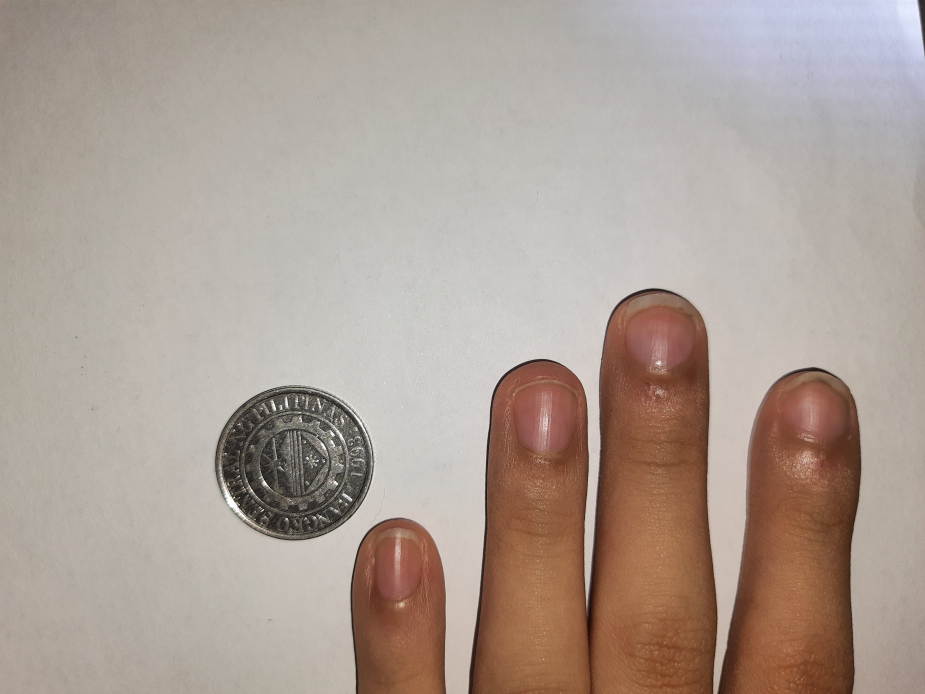
#> input picture _Imgs/20231008_102721.jpg, 4624 x 3468 px (shown at 1/5 size)
$ python NailDetection.py   (older library calls are emulated)
#> lines starting #> are read from the running program, lines starting #| are printed output that depends on the picture; after the words box and inside, x2 and y2 are one past the last pixel; in counts of white or black regions, pixels touching at a corner belong together
### maskSettings.py
from numpy import array
from imutils import resize


PINK_MIN = array([0, 33, 123])
PINK_MAX = array([7, 139, 255])
NAILWHITE_MIN = array([8, 64, 124])
NAILWHITE_MAX = array([16, 113, 156])
BG_MIN = array([8, 0, 158])
BG_MAX = array([179, 255, 255])
referenceSize =  23 #if 23mm new 1 peso coin

def resizeImage(image):
    return resize(image,height=600)


'''
    ------
    #new data set new mask ##########CURRENTLY USING THIS MASK
    COIN_MIN = np.array([9, 5, 0])
    COIN_MAX = np.array([23, 82, 175])
    COINHIGH_MIN = np.array([3, 17, 17])
    COINHIGH_MAX = np.array([25, 126, 75])

    PINK_MIN = np.array([0, 33, 123])
    PINK_MAX = np.array([7, 139, 255])
    NAILWHITE_MIN = np.array([8, 64, 124])
    NAILWHITE_MAX = np.array([16, 113, 156])

    BG_MIN = np.array([8, 0, 158])
    BG_MAX = np.array([179, 255, 255])

    WORKING kinda:
    ./_Imgs/20231008_102721.jpg
    ./_Imgs/20231008_102543.jpg
    ./_Imgs/20231008_102516.jpg
    ./_Imgs/20231008_102440.jpg

    got only one nail:
    ./_Imgs/20231008_102117.jpg
    ./_Imgs/20231008_102238.jpg

    ./_img-colormatched/20231007_143437.jpg
    ./_img-colormatched/20231007_155732.jpg - only 1 finger
    ./_img-colormatched/20231007_160355.jpg - only 2 fingers
    ./_img-colormatched/20231007_160450.jpg - scuffed

    ./_img-colormatchedv2/20231007_143437.jpg - coin not that accurate
    ./_img-colormatchedv2/20231007_142624.jpg - maybe but sideways
    ./_img-colormatchedv2/20231007_140959.jpg - bit wide
    ./_img-colormatchedv2/20231007_140959.jpg - bit big
    everything else doesnt seem to work
'''

'''
```
------
    #new data set new mask
    COIN_MIN = np.array([9, 5, 0])
    COIN_MAX = np.array([23, 82, 175])
    COINHIGH_MIN = np.array([3, 17, 17])
    COINHIGH_MAX = np.array([25, 126, 75])

    PINK_MIN = np.array([0, 33, 123])
    PINK_MAX = np.array([7, 139, 255])
    NAILWHITE_MIN = np.array([8, 64, 124])
    NAILWHITE_MAX = np.array([16, 113, 156])

    BG_MIN = np.array([8, 0, 158])
    BG_MAX = np.array([179, 255, 255])

    WORKING kinda:
    ./_Imgs/20231008_102721.jpg
    ./_Imgs/20231008_102543.jpg
    ./_Imgs/20231008_102516.jpg
    ./_Imgs/20231008_102440.jpg

    got only one nail:
    ./_Imgs/20231008_102117.jpg
    ./_Imgs/20231008_102238.jpg

    everything else doesnt seem to work


    ------
    #new data set new mask
    COIN_MIN = np.array([9, 5, 0])
    COIN_MAX = np.array([23, 82, 175])
    COINHIGH_MIN = np.array([3, 17, 17])
    COINHIGH_MAX = np.array([25, 126, 75])

    #Nail only mask
    PINK_MIN = np.array([140, 23, 126])
    PINK_MAX = np.array([174, 255, 248])
    NAILWHITE_MIN= np.array([127, 7, 39])
    NAILWHITE_MAX= np.array([170, 25, 199])

    BG_MIN = np.array([0, 0, 141])
    BG_MAX = np.array([143, 255, 255])

    WORKING
    ./_Imgs/20231008_102117.jpg
    ./_Imgs/20231008_102238.jpg #just one nail
    EVERYTHING DOESNT WORK i gave up

    ------
    # [14 lines of commented-out code are left out]

    WORKING:
    ./_Images-standard/20231007_160450.jpg
    ./_Images-standard/20231007_160446.jpg - is this not the same image wat
    ./_Images-standard/20231007_160355.jpg
    ./_Images-standard/20231007_155811.jpg - one pathetic nail
    ./_Images/20231007_155732.jpg - one nail only (scuffed with others)
    ./_Images-standard/20231007_144453.jpg - can detect that its a finger not a nail (GOOD)
```
'''

'''
------
    #new data set new mask
    COIN_MIN = np.array([9, 5, 0])
    COIN_MAX = np.array([23, 82, 175])
    COINHIGH_MIN = np.array([3, 17, 17])
    COINHIGH_MAX = np.array([25, 126, 75])

    PINK_MIN = np.array([0, 33, 123])
    PINK_MAX = np.array([7, 139, 255])
    NAILWHITE_MIN = np.array([8, 64, 124])
    NAILWHITE_MAX = np.array([16, 113, 156])

    BG_MIN = np.array([8, 0, 158])
    BG_MAX = np.array([179, 255, 255])

    WORKING kinda:
    ./_Imgs/20231008_102721.jpg
    ./_Imgs/20231008_102543.jpg
    ./_Imgs/20231008_102516.jpg
    ./_Imgs/20231008_102440.jpg

    got only one nail:
    ./_Imgs/20231008_102117.jpg
    ./_Imgs/20231008_102238.jpg

    everything else doesnt seem to work


    ------
    #new data set new mask
    COIN_MIN = np.array([9, 5, 0])
    COIN_MAX = np.array([23, 82, 175])
    COINHIGH_MIN = np.array([3, 17, 17])
    COINHIGH_MAX = np.array([25, 126, 75])

    #Nail only mask
    PINK_MIN = np.array([140, 23, 126])
    PINK_MAX = np.array([174, 255, 248])
    NAILWHITE_MIN= np.array([127, 7, 39])
    NAILWHITE_MAX= np.array([170, 25, 199])

    BG_MIN = np.array([0, 0, 141])
    BG_MAX = np.array([143, 255, 255])

    WORKING
    ./_Imgs/20231008_102117.jpg
    ./_Imgs/20231008_102238.jpg #just one nail
    EVERYTHING DOESNT WORK i gave up

    ------
    # [14 lines of commented-out code are left out]

    WORKING:
    ./_Images-standard/20231007_160450.jpg
    ./_Images-standard/20231007_160446.jpg - is this not the same image wat
    ./_Images-standard/20231007_160355.jpg
    ./_Images-standard/20231007_155811.jpg - one pathetic nail
    ./_Images/20231007_155732.jpg - one nail only (scuffed with others)
    ./_Images-standard/20231007_144453.jpg - can detect that its a finger not a nail (GOOD)
```
'''

### Detection/blobDetection.py

from cv2 import SimpleBlobDetector_Params
from cv2 import SimpleBlobDetector_create
def getBlob(width, height, mask):
    #BLOB DETECTION
    params = SimpleBlobDetector_Params()
    params.filterByArea = True     #filter the image based on area
    params.minArea = int(height* width/500)   #minimum area to be detected
    params.maxArea = int((height * width))   #max area to be detected
    params.filterByCircularity = True
    params.minCircularity = 0.1   #filter the image by its circularity set on mincircularity
    params.filterByConvexity = True
    params.minConvexity = 0.2 #filter the image by its convexity set on minconvexity
    params.filterByInertia = True
    params.minInertiaRatio = 0.19  #fitler the image by its elongation set on min inertia

    detector = SimpleBlobDetector_create(params)
    key_points = detector.detect(255-mask)
    return key_points

### Detection/coinDetection.py
from scipy.spatial import distance as dist
from imutils import perspective
from imutils import contours
import numpy as np
import imutils
import cv2
from Utils.sizeComputation import *


def getCoinContour(img, width, height):
    # Convert to HSV format and color threshold
    gray = cv2.cvtColor(img, cv2.COLOR_BGR2GRAY)

    #included with edge
    # Apply blur technique
    gray = cv2.medianBlur(gray, 11)
    edged = cv2.Canny(gray, 0, 255)
    #eroded = cv2.erode(edged, None, iterations=4) #eroding loses the object
    dilated = cv2.dilate(edged, None, iterations=5)

    # Get the contours from your thresholded image
    (contour, hier) = cv2.findContours(dilated.copy(), cv2.RETR_LIST, cv2.CHAIN_APPROX_SIMPLE)

    (cnts, _) = contours.sort_contours(contour)

    for c in cnts:
        x,y,w,h = cv2.boundingRect(c)
        # test if contour touches border of image
        if x == 0 or y == 0 or x+w == width or y+h == height:
            print("found contour on border")
            continue

        return c


def drawCoin(orig, c, referenceSize):
    pixelsPerMetric = None

    box = cv2.minAreaRect(c)
    box = cv2.cv.BoxPoints(box) if imutils.is_cv2() else cv2.boxPoints(box)
    box = np.array(box, dtype="int")

    # order the points in the contour; tl, tr, br, bl order, then draw the outline of the rotated bounding box
    box = perspective.order_points(box)
    cv2.drawContours(orig, [box.astype("int")], -1, (0, 255, 0), 2)

    # loop over the original points and draw them
    for (x, y) in box:
        cv2.circle(orig, (int(x), int(y)), 5, (0, 0, 255), -1)

    # unpack the ordered bounding box, then compute the midpoint
    (tl, tr, br, bl) = box
    (tltrX, tltrY) = midpoint(tl, tr)
    (blbrX, blbrY) = midpoint(bl, br)
    (tlblX, tlblY) = midpoint(tl, bl)
    (trbrX, trbrY) = midpoint(tr, br)

    # draw the midpoints on the image
    cv2.circle(orig, (int(tltrX), int(tltrY)), 3, (255, 0, 0), -1)
    cv2.circle(orig, (int(blbrX), int(blbrY)), 3, (255, 0, 0), -1)
    cv2.circle(orig, (int(tlblX), int(tlblY)), 3, (255, 0, 0), -1)
    cv2.circle(orig, (int(trbrX), int(trbrY)), 3, (255, 0, 0), -1)

    # draw lines between the midpoints
    cv2.line(orig, (int(tltrX), int(tltrY)), (int(blbrX), int(blbrY)), (255, 0, 255), 2)
    cv2.line(orig, (int(tlblX), int(tlblY)), (int(trbrX), int(trbrY)), (255, 0, 255), 2)

    # compute the Euclidean distance between the midpoints
    distA = dist.euclidean((tltrX, tltrY), (blbrX, blbrY))
    distB = dist.euclidean((tlblX, tlblY), (trbrX, trbrY))

    # compute pixel per metric in inches (to update change)
    # (in this case, inches)
    if pixelsPerMetric is None:
        pixelsPerMetric = distB / referenceSize

    # compute the dimensions of the object
    dimA = distA / pixelsPerMetric
    dimB = distB / pixelsPerMetric

    print("Length: {:.2f}mm".format(dimA))
    print("Width: {:.2f}mm".format(dimB))

    # draw the object sizes on the image
    cv2.putText(orig, "{:.1f}mm".format(dimA), (int(tltrX - 15), int(tltrY - 10)), cv2.FONT_HERSHEY_SIMPLEX, 0.65, (255, 255, 255), 2)
    cv2.putText(orig, "{:.1f}mm".format(dimB), (int(trbrX + 10), int(trbrY)), cv2.FONT_HERSHEY_SIMPLEX, 0.65, (255, 255, 255), 2)
    cv2.imshow("Image", orig)
    cv2.waitKey(0)
    return pixelsPerMetric

### Utils/sizeComputation.py
import cv2
from Utils.getAspectRatio import *

def midpoint(ptA, ptB):
    return ((ptA[0] + ptB[0]) * 0.5, (ptA[1] + ptB[1]) * 0.5)


def getNailShape(c):
    isNail = False

    #Detect shape
    shape = "unidentified"
    peri = cv2.arcLength(c, True)
    approx = cv2.approxPolyDP(c, 0.02 * peri, True) #can change multiplier on perimeter

    #check for unnecessary shapes
    if (len(approx) >= 6 and len(approx) <= 11):
        #print("Area: ", str(cv2.contourArea(c)))
        #print("Approx Len: ", str(len(approx)))
        #nailSize = getAspectRatio(c)
        shape = "a nail: " #+ nailSize
        isNail = True
    else:
        #print("Not a nail found")
        #print("Approx Len: ", str(len(approx)))
        shape = "Not a nail"
        isNail = False

    #print(shape)
    return (shape, isNail)

### Utils/nailDescription.py
class color:
   PURPLE = '\033[95m'
   CYAN = '\033[96m'
   DARKCYAN = '\033[36m'
   BLUE = '\033[94m'
   GREEN = '\033[92m'
   YELLOW = '\033[93m'
   RED = '\033[91m'
   BOLD = '\033[1m'
   UNDERLINE = '\033[4m'
   END = '\033[0m'


class Nail:
    def __init__(self,width,height) -> None:
        self.widths = width
        self.heights = height


    def nailDescriptionOnSize(self):

        c = color()
        width = float()
        height = float()
        if len(self.widths)==0:
            return "no nail", 0 , 0
        else:
            for i in range(len(self.widths)):
                width += self.widths[i]
                height += self.heights[i]

        widPrcnt = round((width / (width + height)) * 100)
        hghtPrcnt = round((height / (width + height)) * 100)

        if width > height * 1.5:
            nailSize = f"Long and wide"
            print(f"{c.BOLD}{c.GREEN}You have a long, wide nail{c.END}\n")
            print("These are the recommended nail polish for you:")
            print(f"You can pick among {c.UNDERLINE}nude{c.END}, {c.UNDERLINE}bold{c.END}, {c.UNDERLINE}sheer{c.END}, or {c.UNDERLINE}opaque{c.END}")
            print(f"{c.UNDERLINE}Oval{c.END} and {c.UNDERLINE}almond{c.END} shape will look good on your nail")
            print("Avoid long pointed or square nails shape")

        elif width > height:
            nailSize = f"short and wide"
            print(f"{c.BOLD}{c.PURPLE}You have a short and wide nail{c.END}\n")
            print("I can recommend these nail polish for you:")
            print(f"{c.UNDERLINE}Sheer nudes{c.END} or {c.UNDERLINE}slippery metalics{c.END} like Rose Gold")
            print(f"You can also cut your nails to {c.UNDERLINE}round-shape{c.END} to make your nails slimmer and longer")
            print("You should avoid square and pointed nails so it will not look wide. Inky black and blues will make your nail look harsh")

        elif height > width * 1.5:
            nailSize = f"Long and slim"
            print(f"{c.BOLD}{c.YELLOW}You have a long, slim nail{c.END}\n")
            print("These nail polish will look good on you:")
            print(f"{c.UNDERLINE}Red{c.END}, {c.UNDERLINE}burgundy{c.END}, {c.UNDERLINE}pink{c.END}, and {c.UNDERLINE}nudes{c.END}")
            print(f"I can recommend {c.UNDERLINE}square nails {c.END} on your looks")
            print("Do not use risky blues or purple colored polish as they will look cartoonish")


        elif height > width:
            nailSize = f"short and slim"
            print(f"{c.BOLD}{c.RED}You have a short, slim nail{c.END}\n")
            print("The recommended nail polish for you will be:")
            print(f"{c.UNDERLINE}Sexy red{c.END} and {c.UNDERLINE}creamy pastels {c.END} like periwinkle blue")
            print(f"{c.UNDERLINE}Squoval{c.END} and {c.UNDERLINE}round nail{c.END} shape will look good on your nail")
            print("Avoid black nail polish since it will make your nail more slimmer")

        return nailSize, widPrcnt, hghtPrcnt


### Utils/displayWindow.py

from cv2 import namedWindow
from cv2 import moveWindow
from cv2 import imshow
def showWindow(winname, i):
    namedWindow(winname)        # Create a named window
    moveWindow(winname, 500, 100)   # Move it to (x,y)
    imshow(winname,i)

### NailDetection.py
from scipy.spatial import distance as dist
from imutils import perspective
from imutils import contours
from imutils import is_cv2
import numpy as np
import argparse
import cv2
import Detection.coinDetection as coinDetection
from Utils.nailDescription import Nail
from Utils.displayWindow import showWindow
from Utils.sizeComputation import *
from Detection.blobDetection import *
import maskSettings as SETTINGS
#Change depending on reference object size


#read file ./_img-colormatched/20231007_160450.jpg ./_img-colormatched/20231007_143437.jpg ./_img-colormatchedv2/20231007_143437.jpg
fra = cv2.imread('./_Imgs/20231008_102721.jpg')
#> fra is the input picture: shape (3468, 4624, 3); mean B, G, R 149.4, 158.8, 172.9

fra = SETTINGS.resizeImage(fra)
#> in resizeImage, `return resize(image,height=600)`:
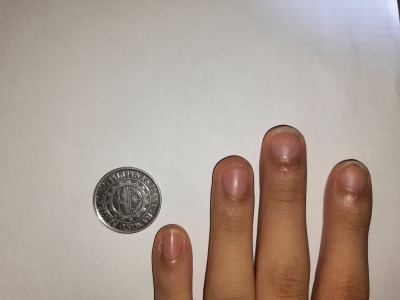
#> returned value: shape (600, 800, 3) (shown at 1/2 size); mean of channels 0, 1, 2 149.4, 158.8, 172.9; drawn as B, G, R
#showWindow("Original Image", fra)

# Get the dimensions of the image
height, width, channels = fra.shape

# Apply blur technique
src = cv2.medianBlur(fra, 11)

# Convert the image to HSV
hsv = cv2.cvtColor(src, cv2.COLOR_BGR2HSV)
#> hsv: shape (600, 800, 3); mean H, S, V 22.1, 43.3, 174
#showWindow("HSV", hsv)


maskBG = cv2.inRange(hsv, SETTINGS.BG_MIN, SETTINGS.BG_MAX)
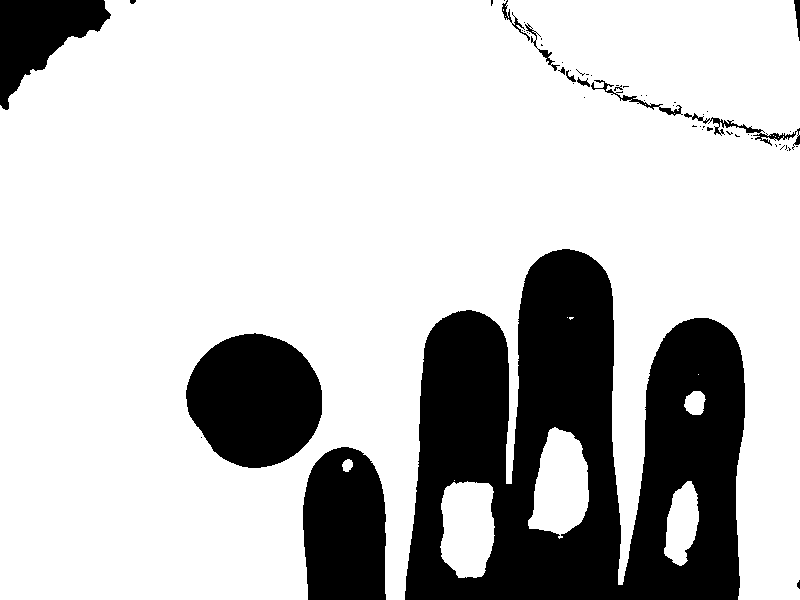
#> maskBG: shape (600, 800); 77.4% white; 59 black regions (45 under 20 px), largest, box (x1, y1, x2, y2) and area: (405, 249, 745, 600) 75401, (186, 333, 322, 468) 14026, (303, 447, 386, 600) 11164
maskPink = cv2.inRange(hsv, SETTINGS.PINK_MIN, SETTINGS.PINK_MAX)
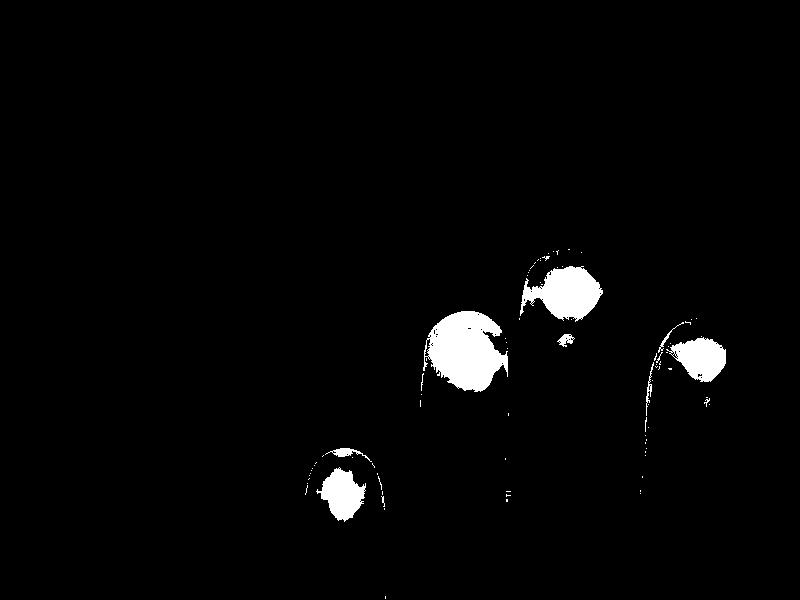
#> maskPink: shape (600, 800); 2.4% white; 88 white regions (79 under 20 px), largest, box (x1, y1, x2, y2) and area: (423, 311, 508, 392) 4623, (520, 266, 603, 322) 2770, (666, 337, 726, 382) 1665
maskNailWhite = cv2.inRange(hsv, SETTINGS.NAILWHITE_MIN, SETTINGS.NAILWHITE_MAX)
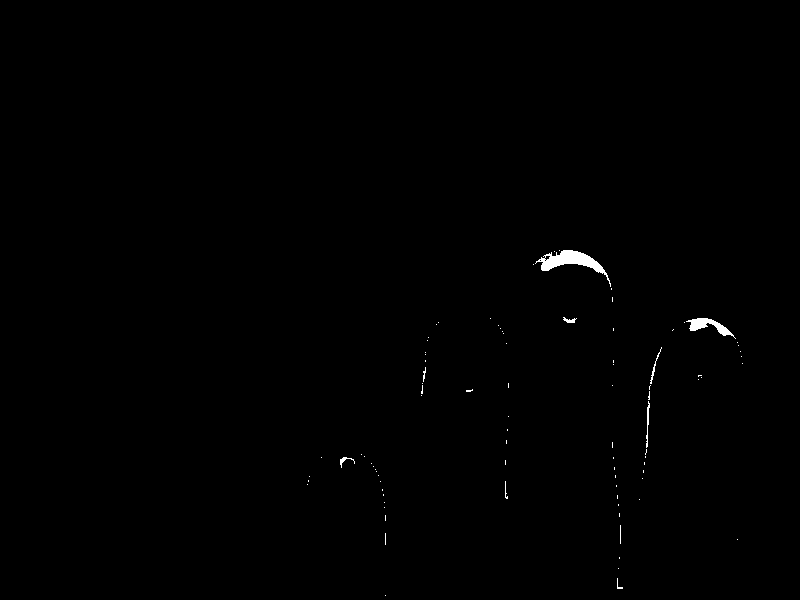
#> maskNailWhite: shape (600, 800); 0.35% white; 89 white regions (80 under 20 px), largest, box (x1, y1, x2, y2) and area: (535, 250, 611, 287) 803, (686, 318, 736, 339) 357, (646, 401, 650, 448) 78
maskNail = cv2.bitwise_or(maskPink, maskNailWhite)
#> maskNail: shape (600, 800); 2.7% white; 81 white regions (72 under 20 px), largest, box (x1, y1, x2, y2) and area: (421, 311, 508, 396) 4710, (520, 249, 611, 323) 3658, (316, 448, 372, 522) 1791
maskNail = cv2.dilate(maskNail, None, iterations=2)
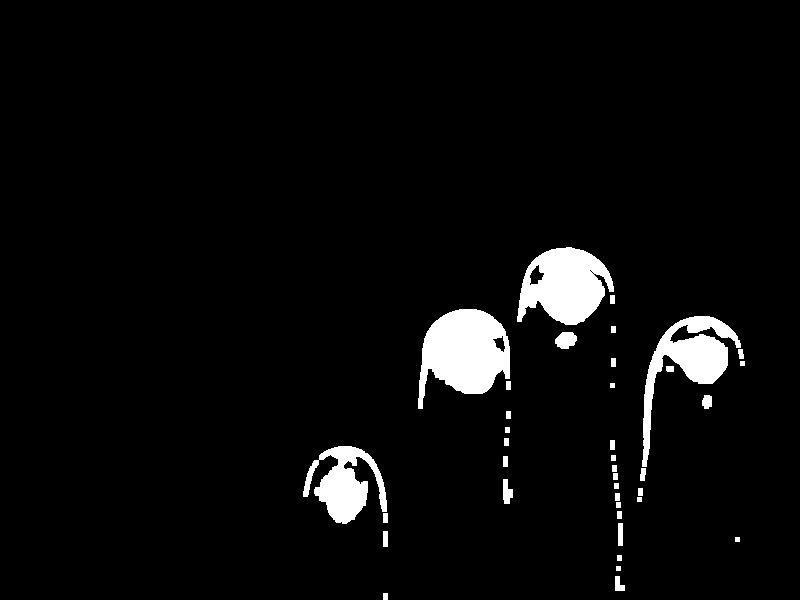
#> maskNail: shape (600, 800); 4.2% white; 38 white regions, largest, box (x1, y1, x2, y2) and area: (418, 309, 510, 409) 5942, (517, 247, 614, 325) 5004, (642, 316, 741, 467) 4184

#mask = maskCombine - maskBG
mask = cv2.subtract(maskNail, maskBG)
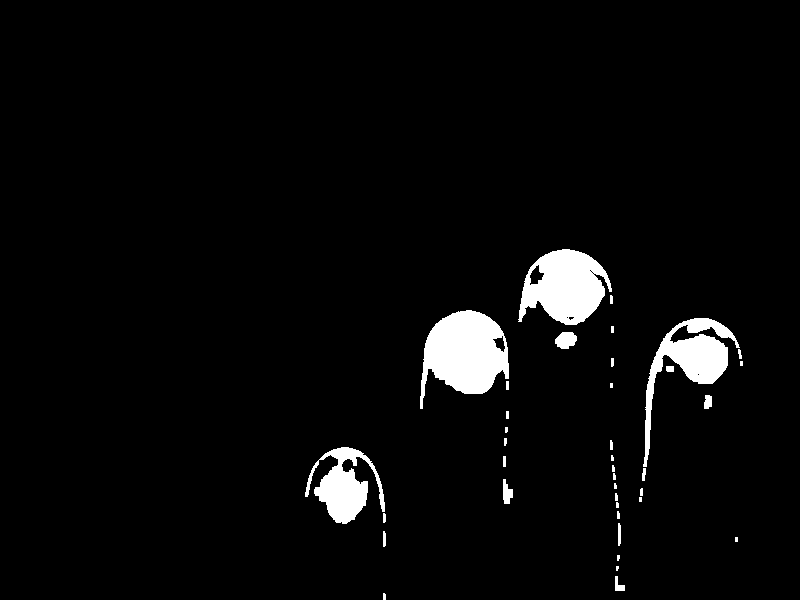
#> mask: shape (600, 800); 3.8% white; 38 white regions (12 under 20 px), largest, box (x1, y1, x2, y2) and area: (420, 310, 509, 409) 5491, (518, 249, 612, 325) 4631, (643, 318, 740, 467) 3706
#showWindow("Combined Mask minus BG", mask)

# Decrease the size of the mask (erosion)
mask = cv2.erode(mask, None, iterations=11)
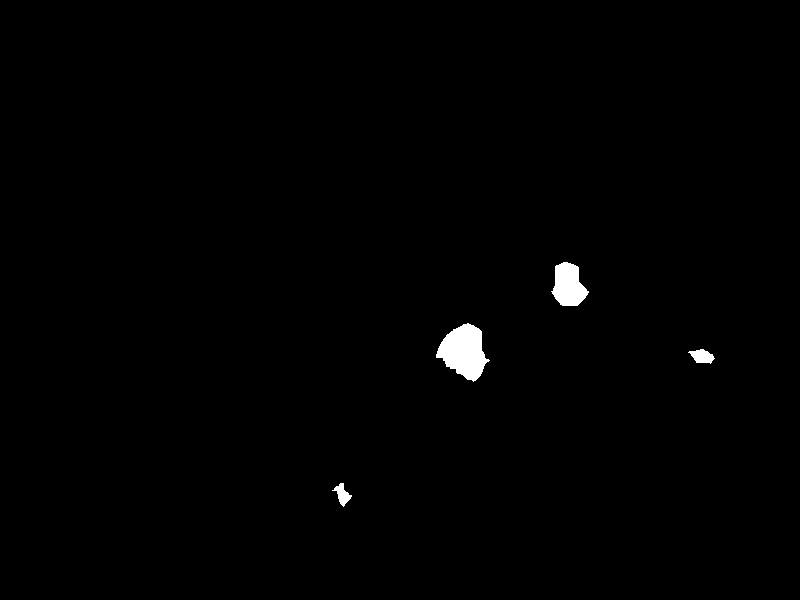
#> mask: shape (600, 800); 0.73% white; 4 white regions, box (x1, y1, x2, y2) and area: (436, 323, 490, 382) 1924, (551, 262, 589, 306) 1128, (688, 349, 715, 364) 252, (332, 483, 352, 507) 212
#showWindow("Erode", mask)

# Increase the size of the mask (dilation)
mask = cv2.dilate(mask, None, iterations=8)
#> mask: shape (600, 800); 1.9% white; 4 white regions
showWindow("Dilate", mask)
#> (the rest of the program and of its run is left out)
